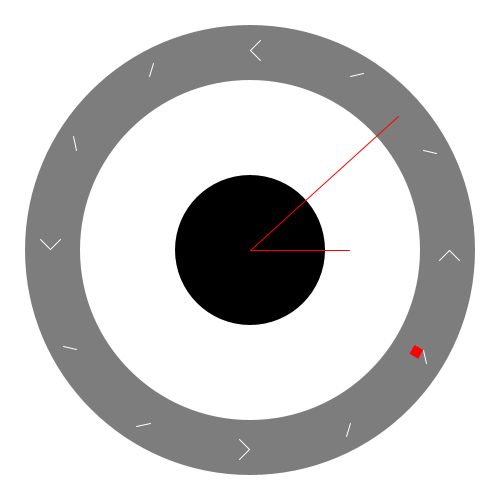
Frame 1 (no input)
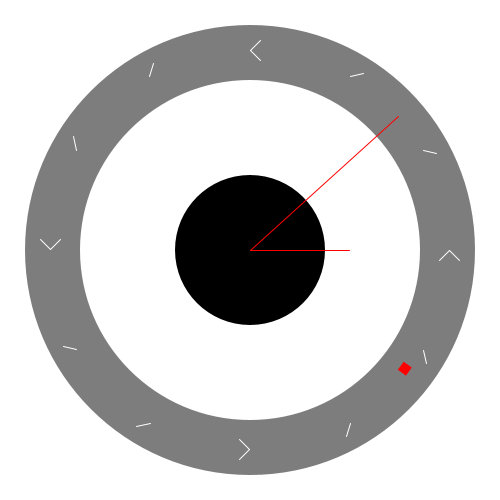
Frame 60 (the mouse pressed at the canvas centre just before this capture)
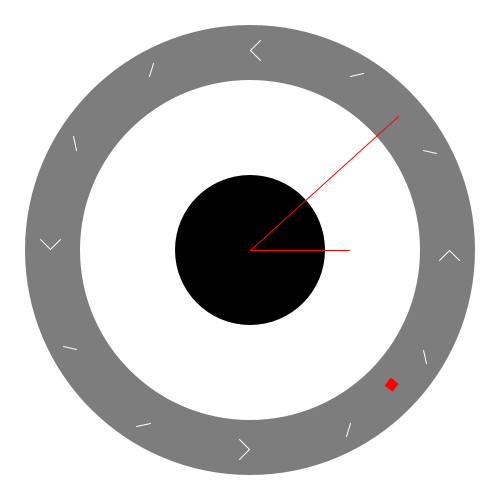
Frame 120 (the mouse held since frame 60 and released just before this capture)

The Processing sketch that drew these frames (run headless with seeded random() and noise(); from frame 60 on, the mouse is pressed at the canvas centre):

// Processing sketch: processing_119920
// ── processing_119920.pde

void setup() {
  size(500, 500);
}
void draw() {

  background(255);

  float sec = map(second(), 0, 60, 0, 360);
  float min = map(minute(), 0, 60, 0, 360);
  float h = map(hour(), 0, 12, 0, 360);
  fill(125);
  noStroke();
  ellipse(width/2, height/2, 450, 450);


  //Ziffernblatt
  translate(width/2, height/2); //in die Mitte springen

  for (int i=0; i<360; i+=30) //360 grad in 20° schritten
  {
    pushMatrix();
    rotate(radians(i)); // um i rotieren
    translate(0, -200);    // um radius verschieben -i/2.0 Schnecke wird  kleiner
    stroke(255);
    line(0, 0, 10, -10);
    popMatrix();
  }

  for (int i=0; i<360; i+=90) //360 grad in 20° schritten
  {
    pushMatrix();
    rotate(radians(i)); // um i rotieren
    translate(0, -200);    // um radius verschieben -i/2.0 Schnecke wird  kleiner
    stroke(255);
    line(0, 0, 10, 10);
    popMatrix();
  }

  fill(255);
  noStroke();
  ellipse(0, 0, 340, 340);
  fill(0);
  noStroke();
  ellipse(0, 0, 150, 150);

  //Sekundenzeiger
  pushMatrix();
  //float SekZeiger = map(mouseY, mouseX, width, 0, 2*PI);
  //rotate(mouseX/50.0); 
  rotate(radians(sec)); // Um sec rotieren
  translate(0, -200); // Um Radians verschieben
  rotate(mouseX/20.0);
  fill(255, 0, 0);
  noStroke();
  rect(0, 0, 10, 10);
  popMatrix();

  //Minutenzeiger
  pushMatrix();
  rotate(radians(min)); // Um min rotieren
  translate(0, -200); // Um Radians verschieben
  stroke(255, 0, 0);
  line(0, 0, 0, 200);
  popMatrix();

  //Stundenzeiger
  pushMatrix();
  rotate(radians(h)); // Um h rotieren
  translate(0, -100); // Um Radians verschieben
  line(0, 0, 0, 100);
  popMatrix();
}
